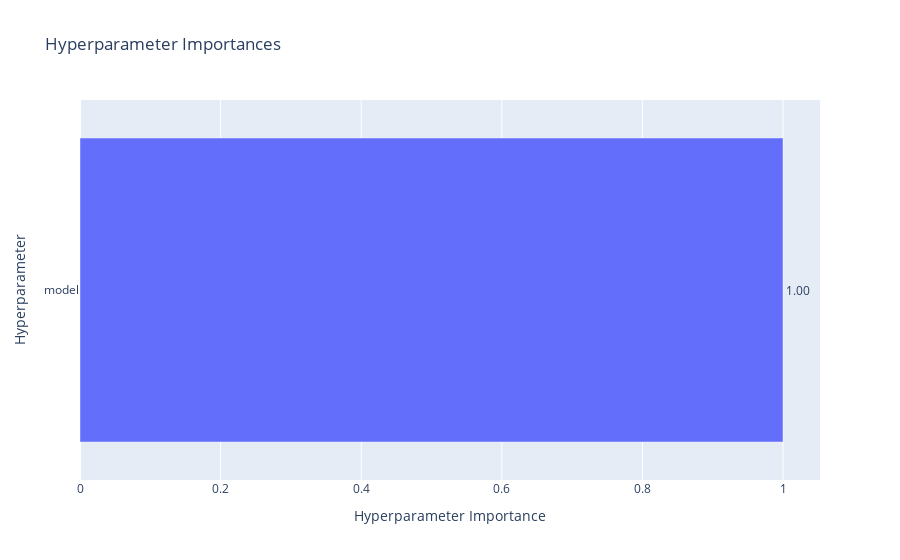

This figure's notebook cell:
### Code cell
# 하이퍼파라미터별 중요도를 확인할 수 있는 그래프
optuna.visualization.plot_param_importances(study)

### Figure 1 — Plotly figure (JSON) as saved in the notebook; plotly's stock layout.template omitted (floating-point values rounded to 4 significant figures)
{"data": [{"cliponaxis": false, "hovertemplate": ["model (CategoricalDistribution): 1.0<extra></extra>"], "name": "Objective Value", "orientation": "h", "text": ["1.00"], "textposition": "outside", "type": "bar", "x": [1], "y": ["model"]}], "layout": {"title": {"text": "Hyperparameter Importances"}, "xaxis": {"title": {"text": "Hyperparameter Importance"}}, "yaxis": {"title": {"text": "Hyperparameter"}}}}
